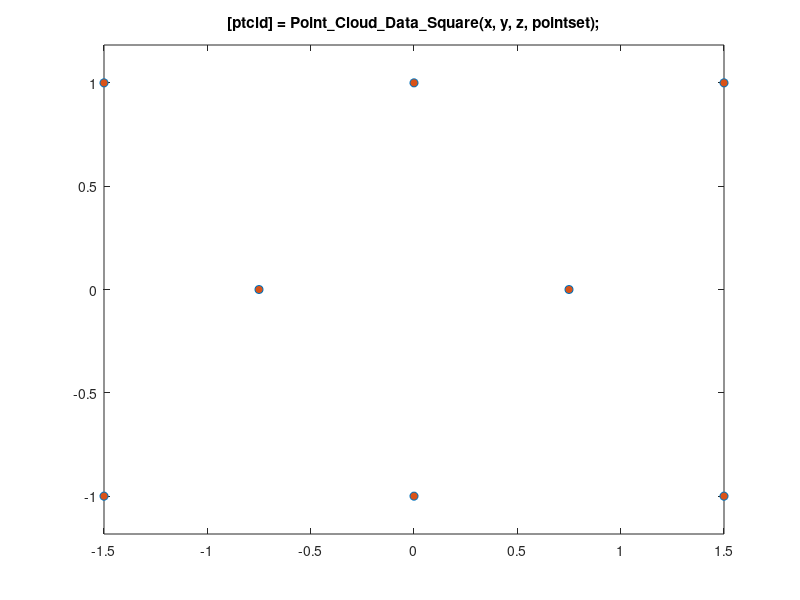

Here is the MATLAB script that generated this plot:
function ptcld = Point_Cloud_Data_Square(d1,d2,npts,varargin)
%Point_Cloud_Data_Brick Produce point cloud for exterior surface of a brick
%   [ptcld] = Point_Cloud_Data_Square(x,y,z)
%
%   You can specify:
%       x         length along (first column of ptcld)
%       y         length along (second column of ptcld)
%       z         length along (third column of ptcld)
%       pointset  'full':    corners, edges, and faces
%                 'corners': corners only
%   Point cloud data will be centered at [0,0,0]
%
% Copyright 2021-2023 The MathWorks, Inc.

% Default data to show diagram
if (nargin == 0)
    d1 = 3;
    d2 = 2;
    npts = [3 2];
end

% Check if plot should be produced
if (isempty(varargin))
    showplot = 'n';
else
    showplot = varargin;
end

d1_locs = linspace(0,d1,npts(1))-d1/2;
d2_locs = linspace(0,d2,npts(2))-d2/2;

[pts_set1_grid_x,pts_set1_grid_y] = meshgrid(d1_locs, d2_locs);
pts_set1      = [reshape(pts_set1_grid_x,[],1) reshape(pts_set1_grid_y,[],1)];

d1_int  = mean([d1_locs(1:end-1);d1_locs(2:end)]);
d2_int  = mean([d2_locs(1:end-1);d2_locs(2:end)]);
[pts_set2_grid_x,pts_set2_grid_y] = meshgrid(d1_int,d2_int);
pts_set2      = [reshape(pts_set2_grid_x,[],1) reshape(pts_set2_grid_y,[],1)];

ptcld = [pts_set1;pts_set2];

% Plot diagram to show parameters and extrusion
if (nargin == 0 || strcmpi(showplot,'plot'))
    
    % Figure name
    figString = ['h1_' mfilename];
    % Only create a figure if no figure exists
    figExist = 0;
    fig_hExist = evalin('base',['exist(''' figString ''')']);
    if (fig_hExist)
        figExist = evalin('base',['ishandle(' figString ') && strcmp(get(' figString ', ''type''), ''figure'')']);
    end
    if ~figExist
        fig_h = figure('Name',figString);
        assignin('base',figString,fig_h);
    else
        fig_h = evalin('base',figString);
    end
    figure(fig_h)
    clf(fig_h)
    
    temp_colororder = get(gca,'defaultAxesColorOrder');
    
    plot(ptcld(:,1),ptcld(:,2),'o','MarkerFaceColor',temp_colororder(2,:))
    hold on
    
    %xlabel(['x = ' num2str(x)],'Color','r');
    %ylabel(['y = ' num2str(y)],'Color','g');
    
    title(['[ptcld] = Point\_Cloud\_Data\_Square(x, y, z, pointset);']);
    hold off
    box on
    axis equal
    grid off
end